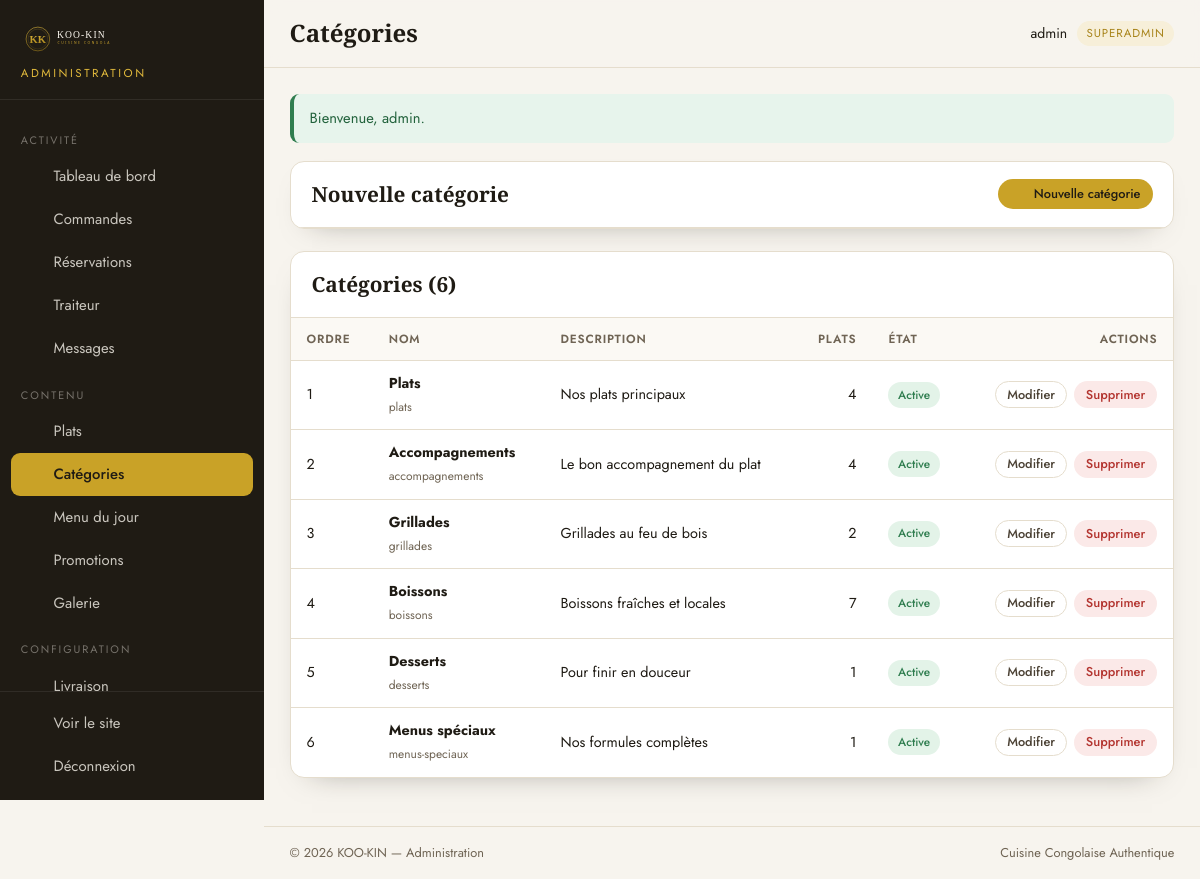
The app's page /admin/categories.php (signed in) with its own data.
### tables this page shows
CREATE TABLE `categories` (
  `id` INT UNSIGNED NOT NULL AUTO_INCREMENT,
  `nom` VARCHAR(100) NOT NULL,
  `slug` VARCHAR(100) NOT NULL,
  `description` VARCHAR(255) NULL,
  `icone` VARCHAR(50) NULL,
  `ordre` INT NOT NULL DEFAULT 0,
  `actif` TINYINT(1) NOT NULL DEFAULT 1,
  PRIMARY KEY (`id`),
  UNIQUE KEY `uq_categories_slug` (`slug`)
);

CREATE TABLE `parametres_site` (
  `id` INT UNSIGNED NOT NULL AUTO_INCREMENT,
  `cle` VARCHAR(100) NOT NULL,
  `valeur` TEXT NULL,
  `description` VARCHAR(255) NULL,
  PRIMARY KEY (`id`),
  UNIQUE KEY `uq_parametres_cle` (`cle`)
);

### classes/core/Config.php (called while the page is built, shortened)
<?php
class Config
{
    private static ?array $items = null;
    public static function load(array $data): void
    {
        self::$items = $data;
    }
    public static function get(string $key, mixed $default = null): mixed
    {
        $segments = explode('.', $key);
        $value = self::$items;
        foreach ($segments as $segment) {
            if (!is_array($value) || !array_key_exists($segment, $value)) {
                return $default;
            }
            $value = $value[$segment];
        }
        return $value;
    }
}

### admin/includes/init.php (called while the page is built, shortened)
<?php
require __DIR__ . '/../../includes/init.php';
function admin_url(string $path = ''): string
{
    return url('admin/' . ltrim($path, '/'));
}
function admin_entier(mixed $valeur, int $defaut = 0): int
{
    return filter_var($valeur, FILTER_VALIDATE_INT) !== false ? (int) $valeur : $defaut;
}

### classes/core/Database.php (called while the page is built, shortened)
<?php
class Database
{
    private static ?Database $instance = null;
    private PDO $pdo;
    private function __construct(array $cfg)
    {
        $dsn = sprintf(
            'mysql:host=%s;port=%d;dbname=%s;charset=%s',
            $cfg['host'],
            $cfg['port'],
            $cfg['name'],
            $cfg['charset']
        );
        try {
            $this->pdo = new PDO($dsn, $cfg['user'], $cfg['pass'], [
                PDO::ATTR_ERRMODE            => PDO::ERRMODE_EXCEPTION,
                PDO::ATTR_DEFAULT_FETCH_MODE => PDO::FETCH_ASSOC,
                PDO::ATTR_EMULATE_PREPARES   => false,
            ]);
        } catch (PDOException $e) {
            throw new RuntimeException('Connexion à la base de données impossible : ' . $e->getMessage());
        }
    }
    public static function init(array $cfg): void
    {
        if (self::$instance === null) {
            self::$instance = new self($cfg);
        }
    }
    public static function instance(): self
    {
        return self::$instance;
    }
    public function run(string $sql, array $params = []): \PDOStatement
    {
        $stmt = $this->pdo->prepare($sql);
        $stmt->execute($params);
        return $stmt;
    }
    public function all(string $sql, array $params = []): array
    {
        return $this->run($sql, $params)->fetchAll();
    }
    public function one(string $sql, array $params = []): ?array
    {
        $row = $this->run($sql, $params)->fetch();
        return $row === false ? null : $row;
    }
    public function value(string $sql, array $params = []): mixed
    {
        $row = $this->one($sql, $params);
        return $row === null ? null : reset($row);
    }
}

### classes/core/Session.php (called while the page is built, shortened)
<?php
class Session
{
    public static function get(string $key, mixed $default = null): mixed
    {
        return $_SESSION[$key] ?? $default;
    }
}

### classes/core/Auth.php (called while the page is built, shortened)
<?php
class Auth
{
    public static function id(): ?int
    {
        $admin = Session::get(self::KEY);
        return $admin['id'] ?? null;
    }
    public static function user(): ?array
    {
        return Session::get(self::KEY);
    }
    public static function verifier(): bool
    {
        $admin = db()->one('SELECT id, username, role, actif FROM admins WHERE id = ? LIMIT 1', [self::id()]);
        return true;
    }
    public static function requireLogin(string $redirect = '/admin/login.php'): void
    {
        if (!self::verifier()) {
            Flash::error('Veuillez vous connecter pour accéder à l\'administration.');
            redirect($redirect);
        }
    }
}

### includes/init.php (called while the page is built, shortened)
<?php
spl_autoload_register(static function (string $class): void {
    $prefix = 'KooKin\\';
    $relative = substr($class, strlen($prefix));
    $file = BASE_PATH . 'classes' . DIRECTORY_SEPARATOR . str_replace('\\', DIRECTORY_SEPARATOR, $relative) . '.php';
});
Config::load(require BASE_PATH . 'config' . DIRECTORY_SEPARATOR . 'config.php');
require_once BASE_PATH . 'includes' . DIRECTORY_SEPARATOR . 'functions.php';

### classes/core/Flash.php (called while the page is built, shortened)
<?php
class Flash
{
    public static function all(string $type): array
    {
        $messages = Session::get(self::PREFIX . $type, []);
        return is_array($messages) ? $messages : [];
    }
}

### admin/categories.php (the view, shortened to what this page needs)
<?php
require __DIR__ . '/includes/init.php';
Auth::requireLogin();
$erreur = null;
$editId = admin_entier($_GET['edit'] ?? 0);
$nouveau = isset($_GET['nouveau']);
$categorie = $editId > 0 ? db()->one('SELECT * FROM categories WHERE id = ?', [$editId]) : null;
$afficherFormulaire = $nouveau || $categorie !== null || $erreur !== null;
$categories = db()->all(
    'SELECT c.*, (SELECT COUNT(*) FROM plats p WHERE p.categorie_id = c.id) AS nb_plats FROM categories c ORDER BY c.ordre, c.id'
);
$admin_titre = 'Catégories';
$admin_actif = 'categories';
require __DIR__ . '/includes/header.php';
?>
<div class="adm-carte">
    <div class="adm-carte__entete">
        <h2><?= $categorie ? 'Modifier une catégorie' : 'Nouvelle catégorie' ?></h2>
        <div class="adm-actions">
            <?php if ($afficherFormulaire): ?>
                <a href="<?= e(admin_url('categories.php')) ?>" class="adm-btn adm-btn--contour adm-btn--sm">Annuler</a>
            <?php else: ?>
                <a href="<?= e(admin_url('categories.php?nouveau=1')) ?>" class="adm-btn adm-btn--or adm-btn--sm"><?= icone('plus') ?> Nouvelle catégorie</a>
            <?php endif; ?>
        </div>
    </div>
</div>
<div class="adm-carte">
    <div class="adm-carte__entete"><h2>Catégories (<?= count($categories) ?>)</h2></div>
    <div class="adm-carte__corps adm-carte__corps--serre">
        <?php if ($categories): ?>
            <div class="adm-table__wrap">
                <table class="adm-table">
                    <thead>
                        <tr><th>Ordre</th><th>Nom</th><th>Description</th><th class="num">Plats</th><th>État</th><th class="num">Actions</th></tr>
                    </thead>
                    <tbody>
                        <?php foreach ($categories as $c): ?>
                            <tr>
                                <td><?= (int) $c['ordre'] ?></td>
                                <td><strong><?= e($c['nom']) ?></strong><br><small style="color:var(--brun-doux)"><?= e($c['slug']) ?></small></td>
                                <td><?= e((string) $c['description']) ?></td>
                                <td class="num"><?= (int) $c['nb_plats'] ?></td>
                                <td>
                                    <?php if ((int) $c['actif'] === 1): ?>
                                        <span class="adm-badge adm-badge--succes">Active</span>
                                    <?php else: ?>
                                        <span class="adm-badge adm-badge--neutre">Inactive</span>
                                    <?php endif; ?>
                                </td>
                                <td>
                                    <div class="adm-table__actions">
                                        <a href="<?= e(admin_url('categories.php?edit=' . (int) $c['id'])) ?>" class="adm-btn adm-btn--contour adm-btn--sm">Modifier</a>
                                        <form method="post" action="<?= e(admin_url('categories.php')) ?>" data-confirm="Supprimer la catégorie « <?= e($c['nom']) ?> » ?">
                                            <button type="submit" class="adm-btn adm-btn--danger adm-btn--sm">Supprimer</button>
                                        </form>
                                    </div>
                                </td>
                            </tr>
                        <?php endforeach; ?>
                    </tbody>
                </table>
            </div>
        <?php else: ?>
            <div class="adm-vide"><strong>Aucune catégorie</strong>Ajoutez une catégorie pour organiser vos plats.</div>
        <?php endif; ?>
    </div>
</div>
<?php require __DIR__ . '/includes/footer.php';

### admin/includes/header.php (shortened to what this page needs)
<?php
$admin = Auth::user();
$admin_titre = $admin_titre ?? 'Tableau de bord';
$admin_actif = $admin_actif ?? '';
$nb = [
    'commandes'    => (int) db()->value("SELECT COUNT(*) FROM commandes WHERE statut = 'nouvelle'"),
    'reservations' => (int) db()->value("SELECT COUNT(*) FROM reservations WHERE statut = 'en_attente'"),
    'traiteur'     => (int) db()->value("SELECT COUNT(*) FROM demandes_traiteur WHERE statut = 'nouvelle'"),
    'messages'     => (int) db()->value('SELECT COUNT(*) FROM messages WHERE lu = 0'),
];
$navigation = [
    [
        'section' => 'Activité',
        'liens' => [
            ['cle' => 'dashboard', 'url' => 'index.php', 'label' => 'Tableau de bord', 'icone' => 'etoile'],
            ['cle' => 'commandes', 'url' => 'commandes.php', 'label' => 'Commandes', 'icone' => 'panier', 'badge' => $nb['commandes']],
            ['cle' => 'reservations', 'url' => 'reservations.php', 'label' => 'Réservations', 'icone' => 'reserver', 'badge' => $nb['reservations']],
            ['cle' => 'traiteur', 'url' => 'traiteur.php', 'label' => 'Traiteur', 'icone' => 'traiteur', 'badge' => $nb['traiteur']],
            ['cle' => 'messages', 'url' => 'messages.php', 'label' => 'Messages', 'icone' => 'chat', 'badge' => $nb['messages']],
        ],
    ],
    [
        'section' => 'Contenu',
        'liens' => [
            ['cle' => 'plats', 'url' => 'plats.php', 'label' => 'Plats', 'icone' => 'menu'],
            ['cle' => 'categories', 'url' => 'categories.php', 'label' => 'Catégories', 'icone' => 'rechercher'],
            ['cle' => 'menu-jour', 'url' => 'menu-jour.php', 'label' => 'Menu du jour', 'icone' => 'reserver'],
            ['cle' => 'promotions', 'url' => 'promotions.php', 'label' => 'Promotions', 'icone' => 'pinceau'],
            ['cle' => 'galerie', 'url' => 'galerie.php', 'label' => 'Galerie', 'icone' => 'rechercher'],
        ],
    ],
    [
        'section' => 'Configuration',
        'liens' => [
            ['cle' => 'livraisons', 'url' => 'livraisons.php', 'label' => 'Livraison', 'icone' => 'livraison'],
            ['cle' => 'horaires', 'url' => 'horaires.php', 'label' => 'Horaires', 'icone' => 'telephone'],
            ['cle' => 'parametres', 'url' => 'parametres.php', 'label' => 'Paramètres', 'icone' => 'pinceau'],
            ['cle' => 'compte', 'url' => 'compte.php', 'label' => 'Mon compte', 'icone' => 'utilisateur'],
        ],
    ],
];
if (admin_est_superadmin()) {
    $navigation[2]['liens'][] = ['cle' => 'comptes', 'url' => 'comptes.php', 'label' => 'Comptes admin', 'icone' => 'cle'];
}
?>
<!doctype html>
<html lang="fr">
<head>
    <link rel="stylesheet" href="<?= e(admin_url('assets/css/admin.css')) ?>">
</head>
<body>
<div class="adm">
    <aside class="adm-sidebar" id="adm-sidebar">
        <div class="adm-sidebar__logo">
            <a href="<?= e(admin_url('index.php')) ?>">
                <img src="<?= e(asset('img/logo.svg')) ?>" alt="KOO-KIN">
            </a>
            <span>Administration</span>
        </div>
        <nav class="adm-nav">
            <?php foreach ($navigation as $groupe): ?>
                <p class="adm-nav__section"><?= e($groupe['section']) ?></p>
                <?php foreach ($groupe['liens'] as $lien): ?>
                    <a href="<?= e(admin_url($lien['url'])) ?>" class="adm-nav__lien <?= $admin_actif === $lien['cle'] ? 'actif' : '' ?>">
                        <span class="adm-nav__ico"><?= icone($lien['icone']) ?></span>
                        <span><?= e($lien['label']) ?></span>
                    </a>
                <?php endforeach; ?>
            <?php endforeach; ?>
        </nav>
        <div class="adm-sidebar__pied">
            <a href="<?= e(url('/')) ?>" target="_blank" rel="noopener" class="adm-nav__lien">
                <span class="adm-nav__ico"><?= icone('fleche') ?></span>
                <span>Voir le site</span>
            </a>
            <a href="<?= e(admin_url('logout.php')) ?>" class="adm-nav__lien adm-nav__lien--sortie">
                <span class="adm-nav__ico"><?= icone('fermer') ?></span>
                <span>Déconnexion</span>
            </a>
        </div>
    </aside>
    <div class="adm-main">
        <header class="adm-topbar">
            <h1 class="adm-topbar__titre"><?= e($admin_titre) ?></h1>
            <a href="<?= e(admin_url('compte.php')) ?>" class="adm-topbar__user" title="Mon compte">
                <span><?= e((string) ($admin['username'] ?? 'admin')) ?></span>
                <span class="adm-role"><?= e((string) ($admin['role'] ?? 'admin')) ?></span>
            </a>
        </header>
        <main class="adm-content">
            <?php foreach (flash_success() as $m): ?><div class="adm-alerte adm-alerte--succes"><?= e($m) ?></div><?php endforeach; ?>

### includes/functions.php (shortened to what this page needs)
<?php
function config(string $key, mixed $default = null): mixed
{
    return Config::get($key, $default);
}
function db(): ?Database
{
    try {
        return Database::instance();
    } catch (\Throwable) {
        return null;
    }
}
function e(mixed $value): string
{
    return htmlspecialchars((string) $value, ENT_QUOTES, 'UTF-8');
}
function url(string $path = ''): string
{
    $base = rtrim((string) config('app.url'), '/');
    if (!str_starts_with($path, '/')) {
        $path = '/' . $path;
    }
    return $base . $path;
}
function asset(string $path): string
{
    return url('assets/' . ltrim($path, '/'));
}
function flash_success(): array
{
    return Flash::all('success');
}
function param(string $cle, mixed $default = null): mixed
{
    $row = db()?->one('SELECT `valeur` FROM parametres_site WHERE `cle` = ?', [$cle]);
    return $row === null ? $default : $row['valeur'];
}
function icone(string $nom, string $classe = ''): string
{
    $corps = $svg[$nom] ?? $svg['fleche'];
    $visuel = str_contains($corps, 'fill="currentColor"') ? '' : 'fill="none" stroke="currentColor" stroke-width="1.7" stroke-linecap="round" stroke-linejoin="round"';
    $cls = $classe !== '' ? ' class="' . e($classe) . '"' : '';
    return '<svg' . $cls . ' xmlns="http://www.w3.org/2000/svg" viewBox="0 0 24 24" aria-hidden="true" ' . $visuel . '>' . $corps . '</svg>';
}

### admin/includes/footer.php (shortened to what this page needs)
        </main>
        <footer class="adm-pied">
            <span>© <?= date('Y') ?> KOO-KIN — Administration</span>
            <span><?= e((string) param('site_slogan', 'Cuisine Congolaise Authentique')) ?></span>
        </footer>
    </div>
</div>
</body>
</html>

### records on screen
categories: nom "Plats", ordre "1", slug "plats", description "Nos plats principaux", nb_plats "4", actif "Active"
categories: ordre "2", nom "Accompagnements", slug "accompagnements", description "Le bon accompagnement du plat", nb_plats "4", actif "Active"
categories: ordre "3", nom "Grillades", slug "grillades", description "Grillades au feu de bois", nb_plats "2", actif "Active"
categories: ordre "4", nom "Boissons", slug "boissons", description "Boissons fraîches et locales", nb_plats "7", actif "Active"
categories: ordre "5", nom "Desserts", slug "desserts", description "Pour finir en douceur", nb_plats "1", actif "Active"
categories: ordre "6", nom "Menus spéciaux", slug "menus-speciaux", description "Nos formules complètes", nb_plats "1", actif "Active"
parametres_site: valeur "Cuisine Congolaise Authentique"

### other values on screen
$groupe['section'] "ACTIVITÉ"
$lien['label'] "Tableau de bord"
$lien['label'] "Commandes"
$lien['label'] "Réservations"
$lien['label'] "Traiteur"
$lien['label'] "Messages"
$groupe['section'] "CONTENU"
$lien['label'] "Catégories"
$lien['label'] "Menu du jour"
$lien['label'] "Promotions"
$lien['label'] "Galerie"
$groupe['section'] "CONFIGURATION"
$admin_titre "Catégories"
$admin['username'] "admin"
$admin['role'] "SUPERADMIN"
